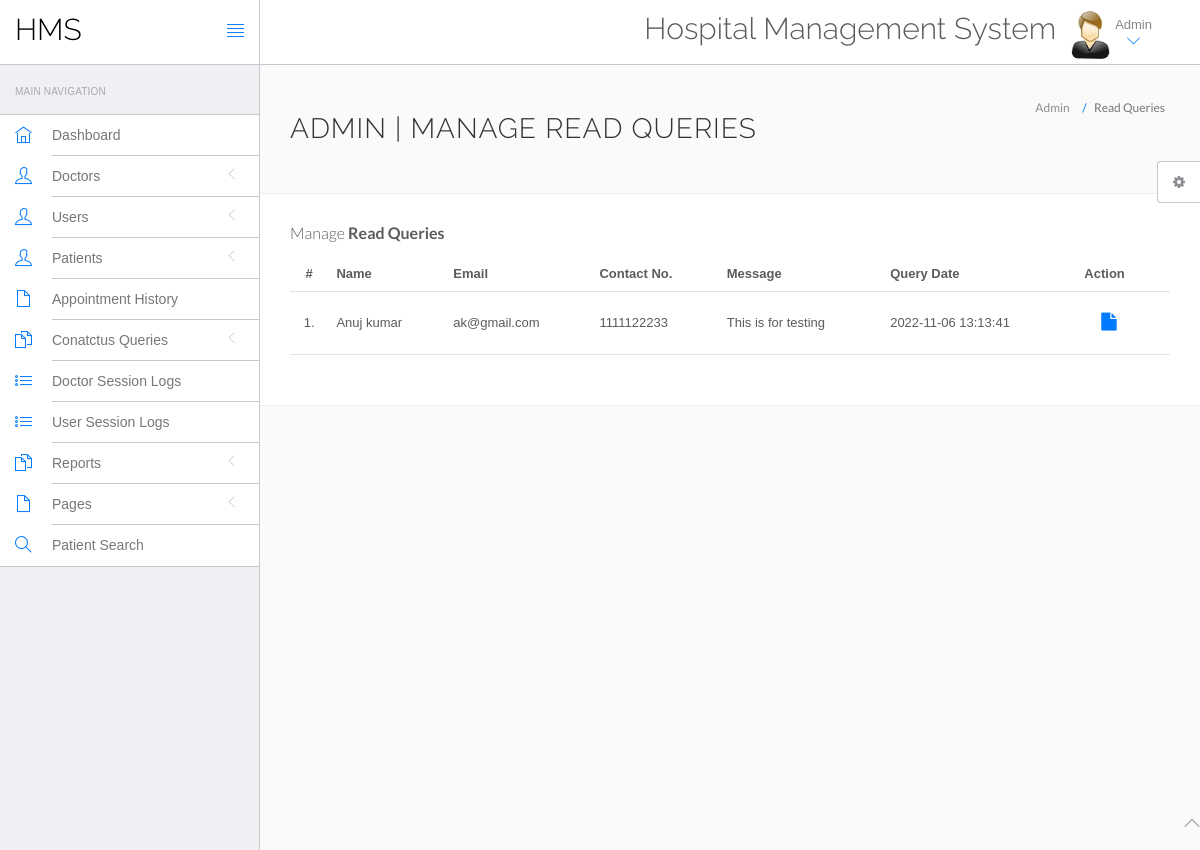
Page /hospital/admin/read-query.php (signed in) on the committed database.
### tables this page shows
CREATE TABLE `tblcontactus` (
  `id` int NOT NULL,
  `fullname` varchar(255) DEFAULT NULL,
  `email` varchar(255) DEFAULT NULL,
  `contactno` bigint DEFAULT NULL,
  `message` mediumtext,
  `PostingDate` timestamp NULL DEFAULT CURRENT_TIMESTAMP,
  `AdminRemark` mediumtext,
  `LastupdationDate` timestamp NULL DEFAULT NULL ON UPDATE CURRENT_TIMESTAMP,
  `IsRead` int DEFAULT NULL
);

### hospital/admin/read-query.php (the view, shortened to what this page needs)
<?php
include('include/config.php');
if(strlen($_SESSION['id']==0)) {
 header('location:logout.php');
  } else{
?>
<!DOCTYPE html>
<html lang="en">
	<head>
		<link rel="stylesheet" href="vendor/bootstrap/css/bootstrap.min.css">
		<link rel="stylesheet" href="vendor/fontawesome/css/font-awesome.min.css">
		<link rel="stylesheet" href="vendor/themify-icons/themify-icons.min.css">
		<link href="vendor/animate.css/animate.min.css" rel="stylesheet" media="screen">
		<link href="vendor/perfect-scrollbar/perfect-scrollbar.min.css" rel="stylesheet" media="screen">
		<link href="vendor/switchery/switchery.min.css" rel="stylesheet" media="screen">
		<link href="vendor/bootstrap-touchspin/jquery.bootstrap-touchspin.min.css" rel="stylesheet" media="screen">
		<link href="vendor/select2/select2.min.css" rel="stylesheet" media="screen">
		<link href="vendor/bootstrap-datepicker/bootstrap-datepicker3.standalone.min.css" rel="stylesheet" media="screen">
		<link href="vendor/bootstrap-timepicker/bootstrap-timepicker.min.css" rel="stylesheet" media="screen">
		<link rel="stylesheet" href="assets/css/styles.css">
		<link rel="stylesheet" href="assets/css/plugins.css">
		<link rel="stylesheet" href="assets/css/themes/theme-1.css" id="skin_color" />
	</head>
	<body>
		<div id="app">
<?php include('include/sidebar.php');?>
			<div class="app-content">
						<?php include('include/header.php');?>
				<div class="main-content" >
					<div class="wrap-content container" id="container">
						<section id="page-title">
							<div class="row">
								<div class="col-sm-8">
									<h1 class="mainTitle">Admin | Manage Read Queries</h1>
																	</div>
								<ol class="breadcrumb">
									<li>
										<span>Admin</span>
									</li>
									<li class="active">
										<span>Read Queries</span>
									</li>
								</ol>
							</div>
						</section>
						<div class="container-fluid container-fullw bg-white">
									<div class="row">
								<div class="col-md-12">
									<h5 class="over-title margin-bottom-15">Manage <span class="text-bold">Read Queries</span></h5>
									<table class="table table-hover" id="sample-table-1">
										<thead>
											<tr>
												<th class="center">#</th>
												<th>Name</th>
												<th class="hidden-xs">Email</th>
												<th>Contact No. </th>
												<th>Message </th>
												<th>Query Date</th>
												<th>Action</th>
											</tr>
										</thead>
										<tbody>
<?php
$sql=mysqli_query($con,"select * from tblcontactus where IsRead is not null");
$cnt=1;
while($row=mysqli_fetch_array($sql))
{
?>
											<tr>
												<td class="center"><?php echo $cnt;?>.</td>
												<td class="hidden-xs"><?php echo $row['fullname'];?></td>
												<td><?php echo $row['email'];?></td>
												<td><?php echo $row['contactno'];?></td>
												<td><?php echo $row['message'];?></td>
												<td><?php echo $row['PostingDate'];?></td>
												<td >
												<div class="visible-md visible-lg hidden-sm hidden-xs">
							<a href="query-details.php?id=<?php echo $row['id'];?>" class="btn btn-transparent btn-lg" title="View Details"><i class="fa fa-file"></i></a>
												</div>
												</td>
											</tr>
											<?php
$cnt=$cnt+1;
											 }?>
										</tbody>
									</table>
								</div>
							</div>
								</div>
							</div>
						</div>
					</div>
				</div>
	<?php include('include/footer.php');?>
	<?php include('include/setting.php');?>
	</body>
</html>
<?php } ?>

### hospital/admin/assets/css/themes/theme-1.css (style rules this page uses)
body { background: #FAFAFA; }

### rows in the picture
tblcontactus: fullname "Anuj kumar", email "ak@gmail.com", contactno "1111122233", message "This is for testing", PostingDate "2022-11-06 13:13:41"
